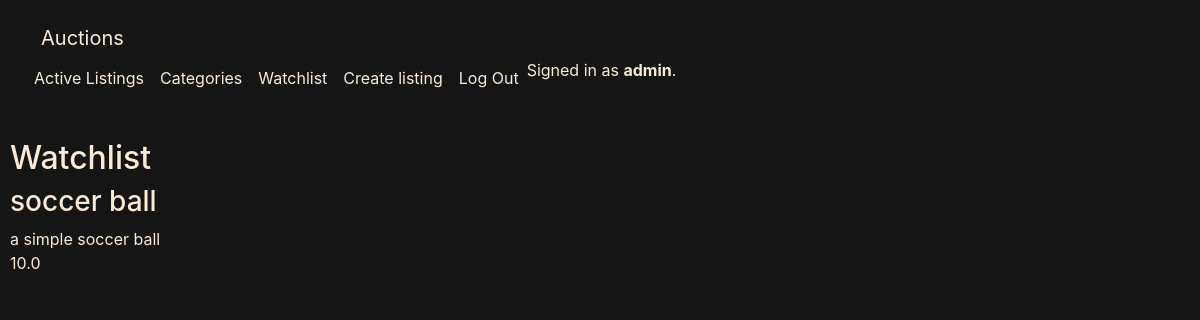
Page /watchlist (signed in) on the earlier database version.
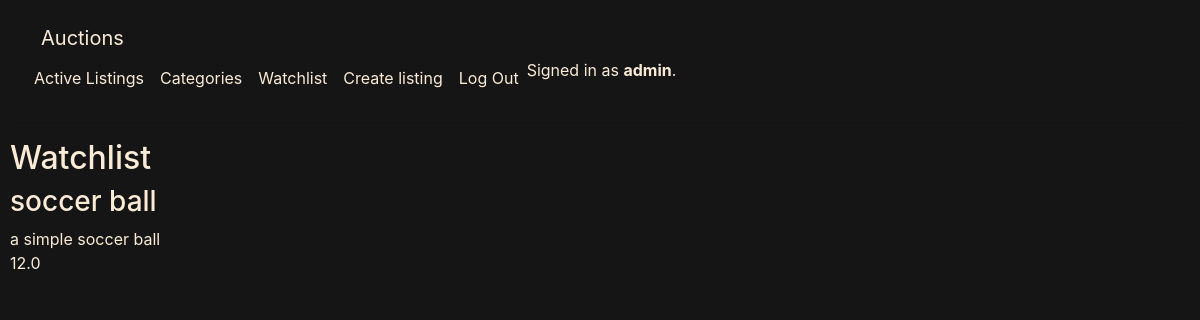
Same page on the later database version.
### auctions/models.py (models this page shows, shortened)
class User(AbstractUser):
    pass

class Listing(m.Model):
    title = m.CharField(max_length=50)
    description = m.TextField()
    price = m.FloatField()
    categ = m.ForeignKey('Category', on_delete=m.SET_NULL, blank=True, null=True)
    date = m.DateTimeField(auto_now_add=True)
    image_url = m.TextField(blank=True, null=True)
    creator = m.ForeignKey(User, related_name="listings", on_delete=m.CASCADE)
    winner = m.ForeignKey(User, related_name="won", on_delete=m.SET_NULL, blank=True, null=True)
    active = m.BooleanField(default=True, null=False, blank=False)

### auctions/views.py (the view)
# urls.py: path("watchlist", views.watchlist, name="watchlist"),
@login_required
def watchlist(request):
    watchlist, created = Watchlist.objects.get_or_create(
        owner=request.user,
        defaults={"owner": request.user})
    if created:
        watchlist.save()
    return render(request, "auctions/watchlist.html", {
        "watchlist": watchlist})

### auctions/templates/auctions/watchlist.html (shortened to what this page needs)
{% extends "auctions/layout.html" %}
{% load static %}
{% block extrahead %}
  <link href="{% static 'auctions/index.css' %}" rel="stylesheet">
{% endblock %}
{% block body %}
<h2>Watchlist</h2>
<ul>
  {% for listing in watchlist.listings.all %}
  <div class="listing">
    <a href="{% url 'listing' listing_id=listing.id %}">
      <h3>{{ listing.title }}</h3>
    </a>
    {% if listing.image_url %}
    <div class="grid-container">
      <div class="grid-img">
        <img src="{{ listing.image_url }}" height="100px">
      </div>
    {% else %}
    <div class="no-img-grid-cont">
    {% endif %}
      <div class="grid-desc">
        {{ listing.description }}
      </div>
      <div class="grid-price">
        {{ listing.price }}
      </div>
    </div>
  </div>
  {% empty %}
  <li>No listings added yet.</li>
  {% endfor %}
</ul>
{% endblock %}

### auctions/templates/auctions/layout.html (shortened to what this page needs)
{% load static %}
<!DOCTYPE html>
<html lang="en">
<head>
  <link rel="stylesheet" href="https://stackpath.bootstrapcdn.com/bootstrap/4.4.1/css/bootstrap.min.css"
>
  <link href="{% static 'auctions/layout.css' %}" rel="stylesheet">
    {% block extrahead %}{% endblock %}
</head>
<body>
  <nav class="navbar navbar-expand-lg bg-body-tertiary">
    <div class="container-fluid">
      <div class="row">
        <div class="col-md-2">
          <a class="navbar-brand" href="#">Auctions</a>
        </div>
        <div class="collapse navbar-collapse" id="navbarSupportedContent">
          <ul class="navbar-nav me-auto mb-2 mb-lg-0">
            <li class="nav-item">
              <a class="nav-link" href="{% url 'index' %}">Active Listings</a>
            </li>
            <li class="nav-item">
              <a class="nav-link" href="{% url 'categories' %}">Categories</a>
            </li>
            {% if user.is_authenticated %}
            <li class="nav-item">
              <a class="nav-link" href="{% url 'watchlist' %}">Watchlist</a>
            </li>
            <li class="nav-item">
              <a class="nav-link" href="{% url 'create' %}">Create listing</a>
            </li>
            <li class="nav-item">
              <a class="nav-link" href="{% url 'logout' %}">Log Out</a>
            </li>
            {% endif %}
            <span>
              {% if user.is_authenticated %}
              Signed in as <strong>{{ user.username }}</strong>.
              {% else %}
              Not signed in.
              {% endif %}
            </span>
          </ul>
        </div>
      </div>
    </div>
  </nav>
  <hr>
  {% block body %}
  {% endblock %}
</body>
</html>

### auctions/static/auctions/layout.css (style rules this page uses)
body { background-color: #151515; color: antiquewhite; }
a, a:hover { color: antiquewhite; text-decoration: none; }

### auctions/static/auctions/index.css (style rules this page uses)
body { padding: 10px; }
ul { padding: 0px; }

Differences in the rows shown:
changed Listing "soccer ball": price "10.0" → "12.0"
